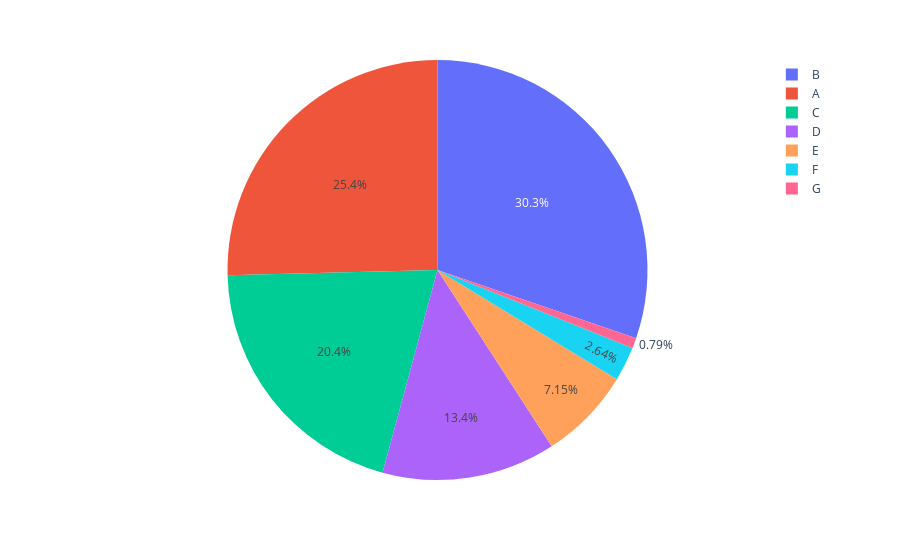

Notebook cell for this chart:
### Code cell
fig = px.pie(applicants, values=[25.39,30.26,20.38,13.36,7.15,2.64,0.79], names=['A','B','C','D','E','F','G'])
fig.show()

### Figure 1 — Plotly figure (JSON) as saved in the notebook; plotly's stock layout.template omitted (floating-point values rounded to 4 significant figures)
{"data": [{"domain": {"x": [0, 1], "y": [0, 1]}, "hovertemplate": "label=%{label}<br>value=%{value}<extra></extra>", "labels": ["A", "B", "C", "D", "E", "F", "G"], "legendgroup": "", "name": "", "showlegend": true, "type": "pie", "values": [25.39, 30.26, 20.38, 13.36, 7.15, 2.64, 0.79]}], "layout": {"legend": {"tracegroupgap": 0}, "margin": {"t": 60}}}
